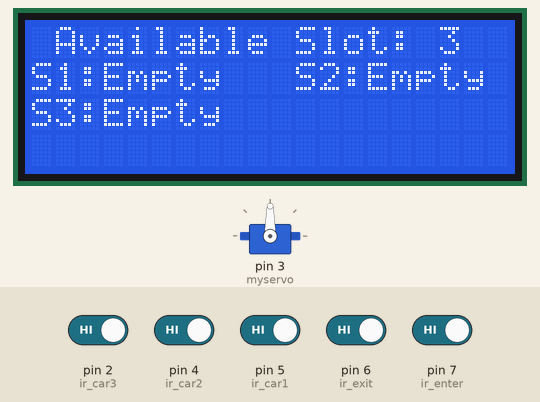
The sketch below on a simulated Arduino Uno, built with avr-gcc and run on an emulated ATmega328P. On the bench: servo, 20×4 character LCD. Inputs (shaded band) come from the test bench; at power-on: pin 2 (ir_car3), pin 4 (ir_car2), pin 5 (ir_car1), pin 6 (ir_exit), pin 7 (ir_enter) HIGH.

Above: at 11.3 s.
11.4 s: pin 2 (ir_car3) driven LOW
At 12.6 s:
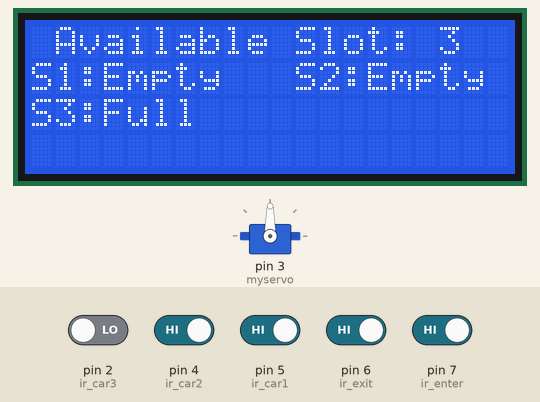
12.9 s: pin 4 (ir_car2) driven LOW
At 13.7 s:
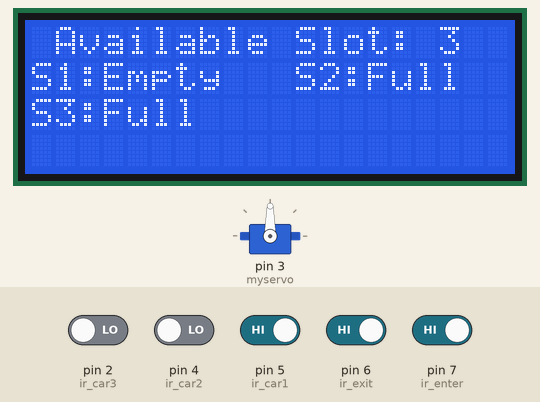
14.4 s: pin 5 (ir_car1) driven LOW
At 15.6 s:
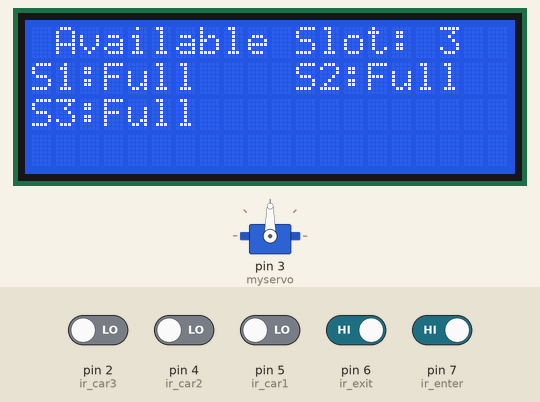
15.9 s: pin 2 (ir_car3) driven HIGH
At 17.1 s:
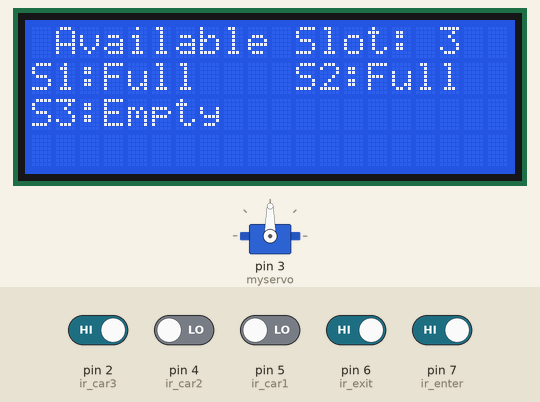
18.9 s: pin 4 (ir_car2) driven HIGH
At 20.0 s:
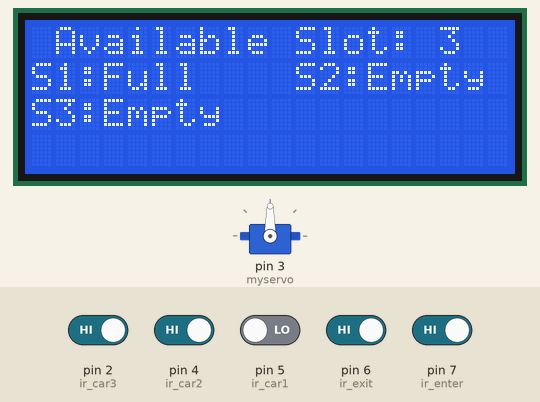
21.9 s: pin 2 (ir_car3) driven LOW
At 22.9 s:
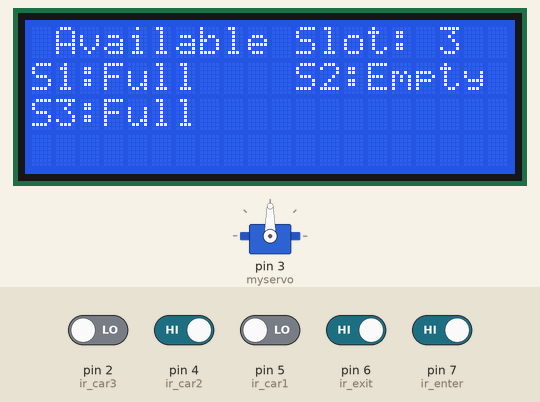
Timing chart, 0 to 24.9 s (numbered marks = the images above; inputs shaded):
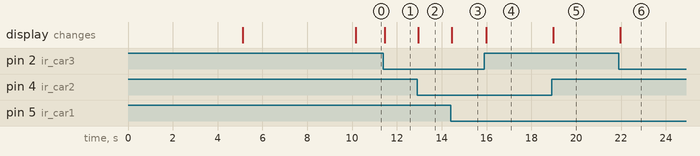

The sketch:

smart_parking_system_code.ino
```cpp
#include <Servo.h>
#include <Wire.h>
#include <LiquidCrystal_I2C.h>
LiquidCrystal_I2C lcd(0x27, 20, 4);

Servo myservo;

#define ir_enter 7
#define ir_exit 6

#define ir_car1 5
#define ir_car2 4
#define ir_car3 2


int S1 = 0, S2 = 0, S3 = 0;
int flag1 = 0, flag2 = 0;
int slot = 3;

void setup()
{
  Serial.begin(9600);

  pinMode(ir_car1, INPUT);
  pinMode(ir_car2, INPUT);
  pinMode(ir_car3, INPUT);


  pinMode(ir_enter, INPUT);
  pinMode(ir_exit, INPUT);

  myservo.attach(3);
  myservo.write(90);


  lcd.init();
  lcd.backlight();
  delay(5000);
  lcd.clear();
  lcd.setCursor(0, 0);
  lcd.print("   Smart  ");
  lcd.setCursor(0, 1);
  lcd.print("    Car  Parking  ");
  lcd.setCursor(0, 2);
  lcd.print("       System     ");
  delay(5000);
  lcd.clear();

  Read_Sensor();

  int total = S1 + S2 + S3;
  slot = slot - total;
}

void loop() {

  Read_Sensor();

  lcd.setCursor(0, 0);
  lcd.print(" Available Slot: ");
  lcd.print(slot);
  lcd.print("    ");

  lcd.setCursor(0, 1);
  if (S1 == 1)
  {
    lcd.print("S1:Full ");
  } else
  {
    lcd.print("S1:Empty");
  }

  lcd.setCursor(11, 1);
  if (S2 == 1)
  {
    lcd.print("S2:Full ");
  } else
  {
    lcd.print("S2:Empty");
  }

  lcd.setCursor(0, 2);
  if (S3 == 1)
  {
    lcd.print("S3:Full ");
  } else
  {
    lcd.print("S3:Empty");
  }

  if (digitalRead(ir_enter) == 0 && flag1 == 0)
  {
    if (slot > 0)
    {
      flag1 = 1;
      if (flag2 == 0)
      {
        myservo.write(180);
        slot = slot - 1;
      }
    } else
    {
      lcd.setCursor(0, 0);
      lcd.print("  Parking Full ");
      delay(1500);
    }
  }

  if (digitalRead(ir_exit) == 0 && flag2 == 0)
  {
    flag2 = 1;
    if (flag1 == 0)
    {
      myservo.write(180);
      slot = slot + 1;
    }
  }

  if (flag1 == 1 && flag2 == 1)
  {
    delay(1000);
    myservo.write(90);
    flag1 = 0, flag2 = 0;
  }

  delay(1);
}

void Read_Sensor() {
  S1 = 0, S2 = 0, S3 = 0;

  if (digitalRead(ir_car1) == 0)
  {
    S1 = 1;
  }
  if (digitalRead(ir_car2) == 0)
  {
    S2 = 1;
  }
  if (digitalRead(ir_car3) == 0)
  {
    S3 = 1;
  }

}
```

Measured:
- after the input at 11.4 s, the display: changes after 0.07 s (image 1)
- after the input at 12.9 s, the display: changes after 0.06 s (image 2)
- after the input at 14.4 s, the display: changes after 0.05 s (image 3)
- after the input at 15.9 s, the display: changes after 0.09 s (image 4)
- after the input at 18.9 s, the display: changes after 0.07 s (image 5)
- after the input at 21.9 s, the display: changes after 0.06 s (image 6)
